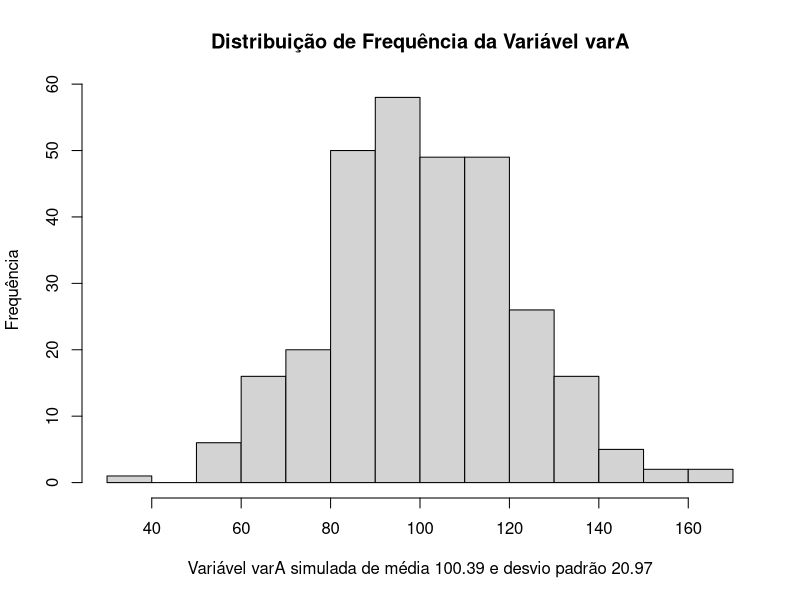

Generate this figure with R:
a  <- c(1,2,3,4,5)
b  <- c(1,2,3,3,4)
data  <- data.frame(a,b)

data.a  <- data.frame(a,b)
data.b  <- data.frame(a,b)

dupla.digitacao  <- function(database.a, database.b) {

for (i in 1:nrow(database$a)) {
  out  <- is.element(data$a[i], data$b[i])
  print(out)
  }

}

sim  <- rnorm(n=300, mean= 100, sd= 20)

descritivas  <-  function(varA) {
  hist(varA, xlab= paste("Variável varA simulada de média", round(mean(varA),2), "e desvio padrão", round(sd(varA),2), sep=" "), ylab="Frequência", main= "Distribuição de Frequência da Variável varA")
}

descritivas(sim)